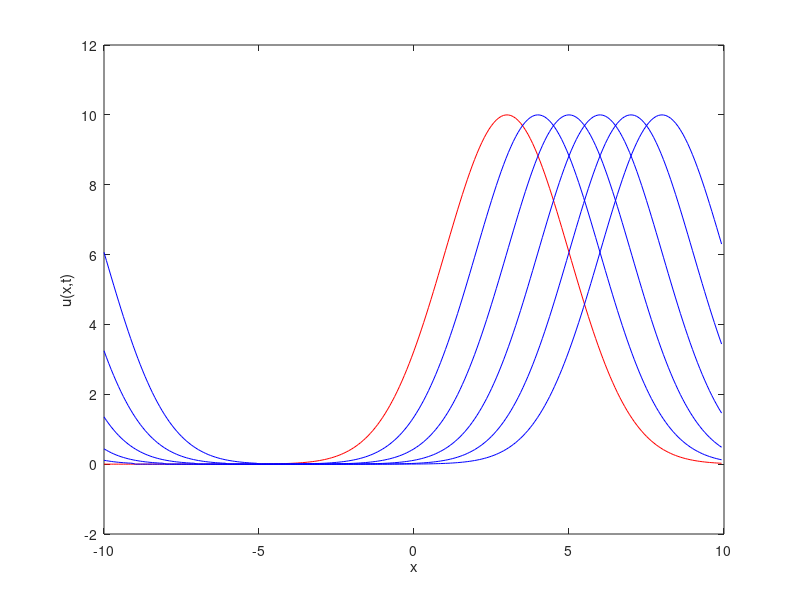

MATLAB code for this plot: (Note: this script raises an error after producing the figure.)
% Using FFT to solve the Advection Eqn and the advection-diffusion equation
% Kevin Roberts
% November

clear all
close all
clc

%%
%%%%%%%%%%%%%%%%%%%%%%%%%%%%%%%%%%%%%%%%
% Advection eqn %%%%%%%%%%%%%%%%%%%%%%%%
% CODE FOR u(x,0) = 10*exp(-(x-3)^2/8) %
%%%%%%%%%%%%%%%%%%%%%%%%%%%%%%%%%%%%%%%%

J = 256;      % use a power of two for maximum efficiency
L = 10;       % half width of domain
dx = 2 * L/J;   % spatial step size
x = linspace(-L, L-dx, J);  % FFT assumes f(L)=f(-L) so last point unnecessary
c = 1;        % speed constant

% set initial condition and take FFT
f = 10 * exp(-(x-3).^2/8);     % block wave, width 4, centered at x=3
fk = fft(f);                 % transform!

% set up vector of wave numbers
ks = pi/L * [0:J/2 1-J/2:-1]; % where k = [0:J/2 1-J/2:-1]

% calculate and plot spectral solution at different times
plot(x, f, 'r')   % IC in red

for t=1:5   % times for the various solutions
    uk=exp(-i * c * t * ks).*fk;     % solution in wave space
    u=real(ifft(uk)); % inverse FFT, ignore small imaginary bits
    hold on, plot(x, u, 'b'), hold off
end

xlabel('x'), ylabel('u(x,t)')

%%
%%%%%%%%%%%%%%%%%%%%%%%%%%%%%%%%%%%%%%%%%%
% Advection eqn %%%%%%%%%%%%%%%%%%%%%%%%%%
% CODE FOR u(x,0) = 10*(H(x-1) - H(x-5)) %
%%%%%%%%%%%%%%%%%%%%%%%%%%%%%%%%%%%%%%%%%%

J = 256;      % use a power of two for maximum efficiency
L = 10;       % half width of domain
dx = 2 * L/J;   % spatial step size
x = linspace(-L, L-dx, J);  % FFT assumes f(L)=f(-L) so last point unnecessary
c = 1;        % speed constant

% set initial condition and take FFT
f = 10*(heaviside(x-1) - heaviside(x-5));     % block wave, width 4, centered at x=3
fk = fft(f);                 % transform!

% set up vector of wave numbers
ks = pi/L * [0:J/2 1-J/2:-1]; % where k = [0:J/2 1-J/2:-1]

% calculate and plot spectral solution at different times
plot(x, f, 'r')   % IC in red

for t=1:5   % times for the various solutions
    uk=exp(-i * c * t * ks).*fk;     % solution in wave space
    u=real(ifft(uk)); % inverse FFT, ignore small imaginary bits
    hold on, plot(x, u, 'b--'), hold off
end

xlabel('x'), ylabel('u(x,t)')

%%
%%%%%%%%%%%%%%%%%%%%%%%%%%%%%%%%%%%%%%%%%%
% Advection-diffusion eqn %%%%%%%%%%%%%%%%
% CODE FOR u(x,0) = 10*(H(x-1) - H(x-5)) %
%%%%%%%%%%%%%%%%%%%%%%%%%%%%%%%%%%%%%%%%%%

J = 256;      % use a power of two for maximum efficiency
L = 10;       % half width of domain
dx = 2 * L/J;   % spatial step size
x = linspace(-L, L-dx, J);  % FFT assumes f(L)=f(-L) so last point unnecessary
c = 1;        % speed constant
D = 1;        % diffusion constant

% set initial condition and take FFT
f = 10*(heaviside(x-1) - heaviside(x-5));     % block wave, width 4, centered at x=3
fk = fft(f);                 % transform!

% set up vector of wave numbers
ks = pi/L * [0:J/2 1-J/2:-1]; % where k = [0:J/2 1-J/2:-1]

% calculate and plot spectral solution at different times
plot(x, f, 'r')   % IC in red

for t=1:5   % times for the various solutions
    uk=exp(-i*c*t*ks - D*t*ks.^2).*fk;     % solution in wave space
    u=real(ifft(uk)); % inverse FFT, ignore small imaginary bits
    hold on, plot(x, u, 'b--'), hold off
end

xlabel('x'), ylabel('u(x,t)')